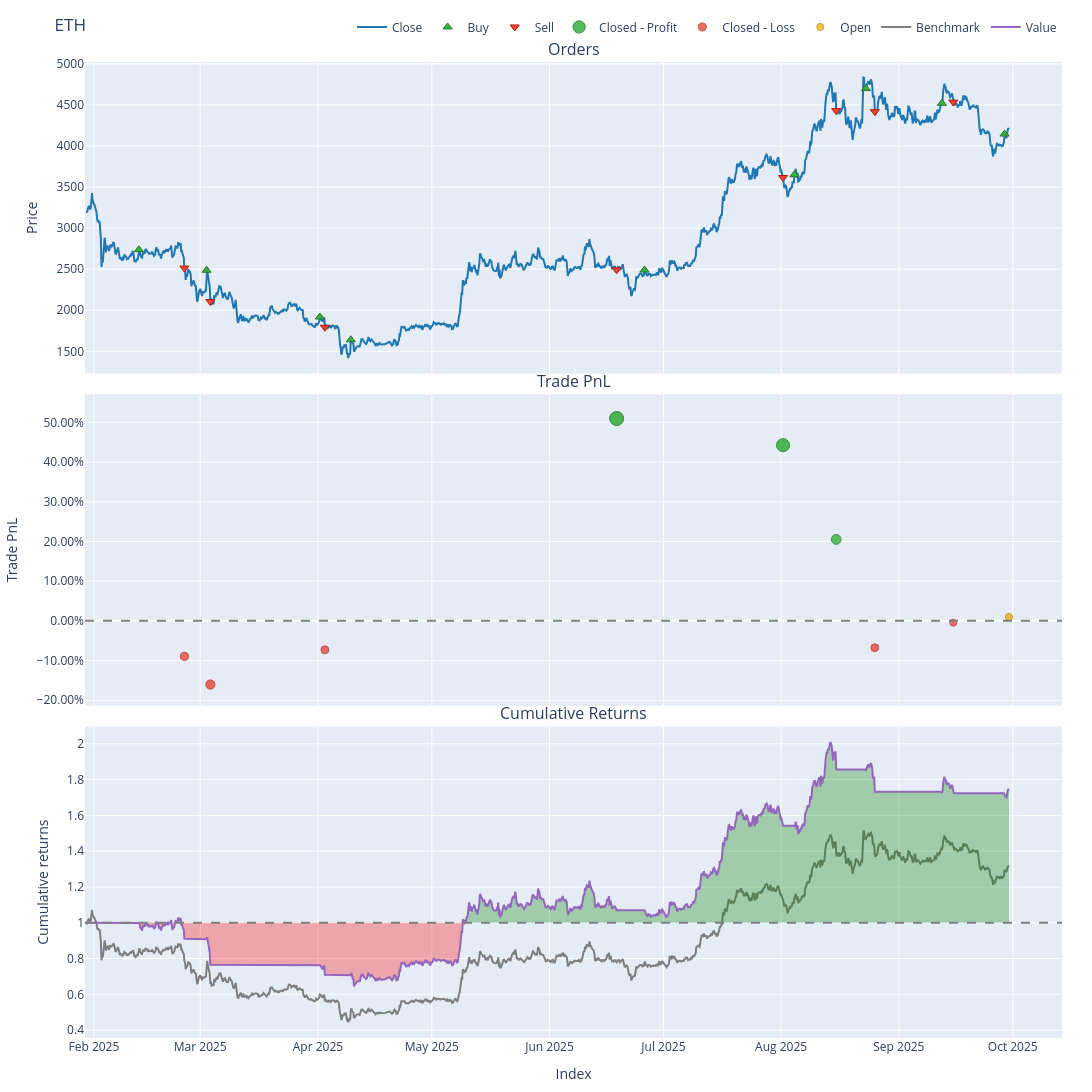

This figure's notebook cell:
### Code cell
n = 1
pf[pf.wrapper.columns[n]].plot(width=1200, height=1900, title=f"{tickers[n]}").show()

### Figure 1 — Plotly figure (JSON) as saved in the notebook; plotly's stock layout.template omitted (floating-point values rounded to 4 significant figures; data arrays with more than 128 entries replaced by an {"elided": "..."} marker saying what was removed)
{"data": [{"line": {"color": "#1f77b4"}, "name": "Close", "showlegend": true, "x": {"elided": "1459 str values"}, "type": "scatter", "uid": "9425686a-7db1-4522-bb6b-727854cbf013", "xaxis": "x", "yaxis": "y", "y": {"elided": "1459 float values"}, "legendgroup": "0"}, {"customdata": [[25.0, 0.3638, 3.984], [27.0, 0.3648, 3.629], [29.0, 0.3975, 3.05], [31.0, 0.4311, 2.828], [33.0, 0.4281, 4.264], [35.0, 0.4208, 6.143], [37.0, 0.3936, 7.398], [39.0, 0.3817, 6.901], [41.0, 0.4142, 6.869]], "hovertemplate": "Order Id: %{customdata[0]}<br>Timestamp: %{x}<br>Price: %{y}<br>Size: %{customdata[1]:.6f}<br>Fees: %{customdata[2]:.6f}", "marker": {"color": "#37B13F", "line": {"color": "rgb(38,123,44)", "width": 1}, "size": 8, "symbol": "triangle-up"}, "mode": "markers", "name": "Buy", "x": ["2025-02-12T20:00:00+00:00", "2025-03-02T16:00:00+00:00", "2025-04-01T12:00:00+00:00", "2025-04-09T16:00:00+00:00", "2025-06-26T00:00:00+00:00", "2025-08-04T12:00:00+00:00", "2025-08-23T08:00:00+00:00", "2025-09-12T08:00:00+00:00", "2025-09-28T20:00:00+00:00"], "y": [2738.0, 2487.0, 1918.0, 1640.0, 2490.0, 3650.0, 4700.0, 4519.0, 4145.0], "type": "scatter", "uid": "1fd99068-1948-45b6-ac2d-931fe222a742", "xaxis": "x", "yaxis": "y", "legendgroup": "1"}, {"customdata": [[26.0, 0.3638, 3.659], [28.0, 0.3648, 3.074], [30.0, 0.3975, 2.851], [32.0, 0.4311, 4.298], [34.0, 0.4281, 6.193], [36.0, 0.4208, 7.458], [38.0, 0.3936, 6.956], [40.0, 0.3817, 6.924]], "hovertemplate": "Order Id: %{customdata[0]}<br>Timestamp: %{x}<br>Price: %{y}<br>Size: %{customdata[1]:.6f}<br>Fees: %{customdata[2]:.6f}", "marker": {"color": "#EA4335", "line": {"color": "rgb(181,31,18)", "width": 1}, "size": 8, "symbol": "triangle-down"}, "mode": "markers", "name": "Sell", "x": ["2025-02-24T20:00:00+00:00", "2025-03-03T16:00:00+00:00", "2025-04-02T20:00:00+00:00", "2025-06-18T16:00:00+00:00", "2025-08-01T12:00:00+00:00", "2025-08-15T12:00:00+00:00", "2025-08-25T16:00:00+00:00", "2025-09-15T08:00:00+00:00"], "y": [2514.0, 2107.0, 1793.0, 2493.0, 3617.0, 4431.0, 4419.0, 4535.0], "type": "scatter", "uid": "1df0c8b9-7374-4b21-a916-c5919eace1b4", "xaxis": "x", "yaxis": "y", "legendgroup": "2"}, {"customdata": [[3.0, 3.0, 360.4, 0.5097], [4.0, 4.0, 471.6, 0.4424], [5.0, 5.0, 315.0, 0.2051]], "hovertemplate": "Exit Trade Id: %{customdata[0]}<br>Position Id: %{customdata[1]}<br>Exit Timestamp: %{x}<br>PnL: %{customdata[2]:.6f}<br>Return: %{customdata[3]:.2%}", "marker": {"color": "#37B13F", "line": {"color": "rgb(38,123,44)", "width": 1}, "opacity": [0.9, 0.88, 0.8095], "size": [14.0, 13.07, 9.779], "symbol": "circle"}, "mode": "markers", "name": "Closed - Profit", "x": ["2025-06-18T16:00:00+00:00", "2025-08-01T12:00:00+00:00", "2025-08-15T12:00:00+00:00"], "y": [0.5097, 0.4424, 0.2051], "type": "scatter", "uid": "43d7bc4f-bace-4dac-92ed-a35488b564c9", "xaxis": "x2", "yaxis": "y2", "legendgroup": "3"}, {"customdata": [[0.0, 0.0, -89.0, -0.08936], [1.0, 1.0, -145.5, -0.1603], [2.0, 2.0, -55.62, -0.07294], [6.0, 6.0, -124.9, -0.06755], [7.0, 7.0, -8.003, -0.004639]], "hovertemplate": "Exit Trade Id: %{customdata[0]}<br>Position Id: %{customdata[1]}<br>Exit Timestamp: %{x}<br>PnL: %{customdata[2]:.6f}<br>Return: %{customdata[3]:.2%}", "marker": {"color": "#EA4335", "line": {"color": "rgb(181,31,18)", "width": 1}, "opacity": [0.7752, 0.7962, 0.7703, 0.7687, 0.75], "size": [8.174, 9.158, 7.947, 7.872, 7.0], "symbol": "circle"}, "mode": "markers", "name": "Closed - Loss", "x": ["2025-02-24T20:00:00+00:00", "2025-03-03T16:00:00+00:00", "2025-04-02T20:00:00+00:00", "2025-08-25T16:00:00+00:00", "2025-09-15T08:00:00+00:00"], "y": [-0.08936, -0.1603, -0.07294, -0.06755, -0.004639], "type": "scatter", "uid": "46961f3a-03d4-4ea1-a1ff-145e8107e29d", "xaxis": "x2", "yaxis": "y2", "legendgroup": "4"}, {"customdata": [[8.0, 8.0, 16.66, 0.0097]], "hovertemplate": "Exit Trade Id: %{customdata[0]}<br>Position Id: %{customdata[1]}<br>Exit Timestamp: %{x}<br>PnL: %{customdata[2]:.6f}<br>Return: %{customdata[3]:.2%}", "marker": {"color": "#FFAA00", "line": {"color": "rgb(178,118,0)", "width": 1}, "opacity": [0.7515], "size": [7.07], "symbol": "circle"}, "mode": "markers", "name": "Open", "x": ["2025-09-30T00:00:00+00:00"], "y": [0.0097], "type": "scatter", "uid": "467e293d-3521-46bd-a9ce-562cde6dc1e3", "xaxis": "x2", "yaxis": "y2", "legendgroup": "5"}, {"line": {"color": "#7f7f7f"}, "name": "Benchmark", "showlegend": true, "x": {"elided": "1459 str values"}, "type": "scatter", "uid": "7af25f61-2c0c-4111-b59a-01a6c7910603", "xaxis": "x3", "yaxis": "y3", "y": {"elided": "1459 float values"}, "legendgroup": "6"}, {"hoverinfo": "skip", "line": {"color": "rgba(0, 0, 0, 0)", "width": 0}, "opacity": 0, "showlegend": false, "x": {"elided": "1459 str values"}, "type": "scatter", "uid": "1da8197b-8369-405b-b0e1-9d150e0b305b", "xaxis": "x3", "yaxis": "y3", "y": {"elided": "1459 int values"}, "legendgroup": "7"}, {"connectgaps": false, "fill": "tonexty", "fillcolor": "rgba(0, 128, 0, 0.3)", "hoverinfo": "skip", "line": {"color": "rgba(0, 0, 0, 0)", "width": 0}, "opacity": 0, "showlegend": false, "x": {"elided": "1459 str values"}, "type": "scatter", "uid": "e3814bc7-6db5-4f72-8313-5ccb4f22e637", "xaxis": "x3", "yaxis": "y3", "y": {"elided": "1459 float values"}, "legendgroup": "7"}, {"hoverinfo": "skip", "line": {"color": "rgba(0, 0, 0, 0)", "width": 0}, "opacity": 0, "showlegend": false, "x": {"elided": "1459 str values"}, "type": "scatter", "uid": "6aa68345-162e-4886-a81c-2cff2c580fad", "xaxis": "x3", "yaxis": "y3", "y": {"elided": "1459 int values"}, "legendgroup": "7"}, {"connectgaps": false, "fill": "tonexty", "fillcolor": "rgba(255, 0, 0, 0.3)", "hoverinfo": "skip", "line": {"color": "rgba(0, 0, 0, 0)", "width": 0}, "opacity": 0, "showlegend": false, "x": {"elided": "1459 str values"}, "type": "scatter", "uid": "ffa46c39-a9df-4afa-81c5-670fef03824a", "xaxis": "x3", "yaxis": "y3", "y": {"elided": "1459 float values"}, "legendgroup": "7"}, {"line": {"color": "#9467bd"}, "name": "Value", "showlegend": true, "x": {"elided": "1459 str values"}, "type": "scatter", "uid": "2dd1fbdc-c231-4c7e-a849-cda78c5d85e8", "xaxis": "x3", "yaxis": "y3", "y": {"elided": "1459 float values"}, "legendgroup": "8"}, {"hoverinfo": "skip", "line": {"color": "rgba(0, 0, 0, 0)", "width": 0}, "opacity": 0.0, "showlegend": false, "x": {"elided": "1459 str values"}, "type": "scatter", "uid": "b97eb347-f23b-43a9-a524-1ad295aecc00", "xaxis": "x3", "yaxis": "y3", "y": {"elided": "1459 int values"}, "legendgroup": "7"}], "layout": {"annotations": [{"font": {"size": 16}, "showarrow": false, "text": "Orders", "x": 0.5, "xanchor": "center", "xref": "paper", "y": 1.0, "yanchor": "bottom", "yref": "paper"}, {"font": {"size": 16}, "showarrow": false, "text": "Trade PnL", "x": 0.5, "xanchor": "center", "xref": "paper", "y": 0.6596, "yanchor": "bottom", "yref": "paper"}, {"font": {"size": 16}, "showarrow": false, "text": "Cumulative Returns", "x": 0.5, "xanchor": "center", "xref": "paper", "y": 0.3193, "yanchor": "bottom", "yref": "paper"}], "xaxis": {"anchor": "y", "domain": [0.0, 1.0], "matches": "x3", "showticklabels": false}, "yaxis": {"anchor": "x", "domain": [0.6807, 1.0], "title": {"text": "Price"}}, "xaxis2": {"anchor": "y2", "domain": [0.0, 1.0], "matches": "x3", "showticklabels": false}, "yaxis2": {"anchor": "x2", "domain": [0.3404, 0.6596], "tickformat": ".2%", "title": {"text": "Trade PnL"}}, "xaxis3": {"anchor": "y3", "domain": [0.0, 1.0], "title": {"text": "Index"}}, "yaxis3": {"anchor": "x3", "domain": [0.0, 0.3193], "title": {"text": "Cumulative returns"}}, "margin": {"t": 30, "b": 30, "l": 30, "r": 30}, "legend": {"orientation": "h", "yanchor": "bottom", "y": 1.021, "xanchor": "right", "x": 1, "traceorder": "normal"}, "width": 1200, "height": 1900, "showlegend": true, "title": {"text": "ETH"}, "shapes": [{"line": {"color": "gray", "dash": "dash"}, "type": "line", "x0": 0.0, "x1": 1.0, "xref": "paper", "y0": 0, "y1": 0, "yref": "y2"}, {"line": {"color": "gray", "dash": "dash"}, "type": "line", "x0": 0.0, "x1": 1.0, "xref": "paper", "y0": 1, "y1": 1, "yref": "y3"}]}}
